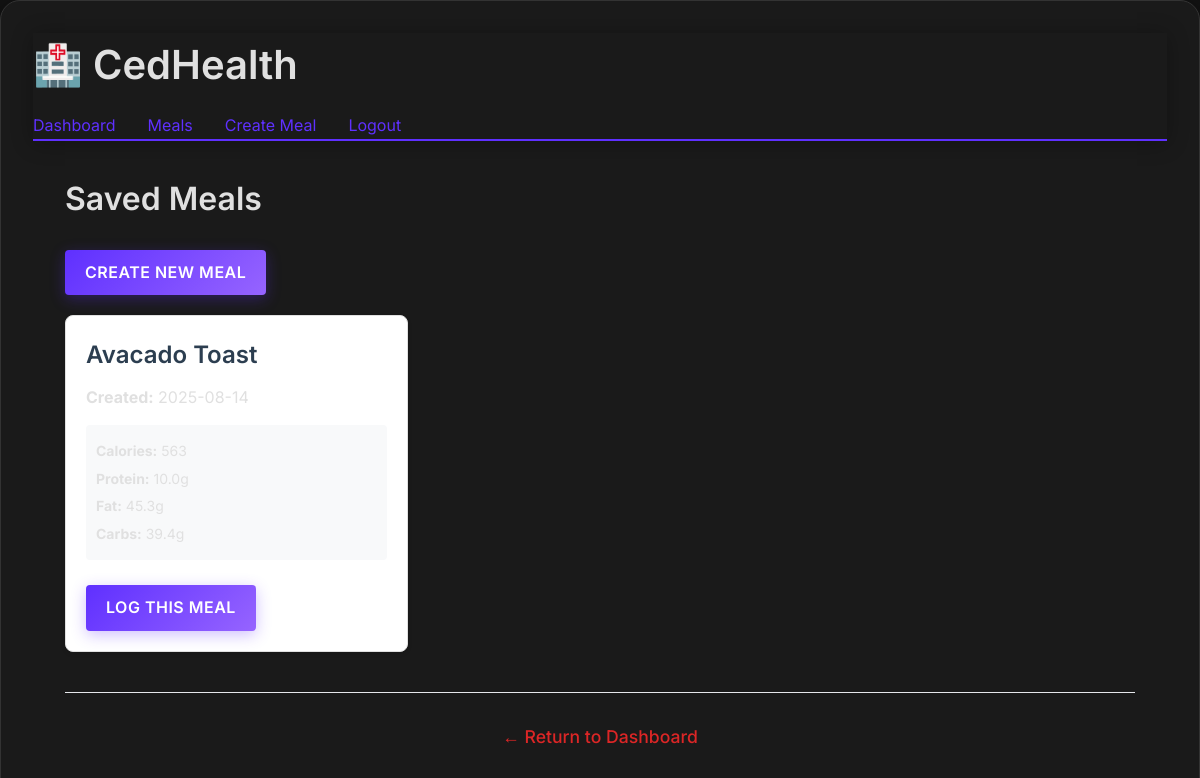
Screenshot of /saved_meals (signed in) with the database file from the repository.
### tables this page shows
CREATE TABLE saved_meals (
            id INTEGER PRIMARY KEY AUTOINCREMENT,
            user_id INTEGER,
            meal_name TEXT,
            created_date TEXT,
            FOREIGN KEY (user_id) REFERENCES users(id)
        );

### cedhealth_app.py (the view)
@app.route('/saved_meals')
def saved_meals():
    if 'user_id' not in session:
        return redirect(url_for('login'))
    conn = sqlite3.connect('cedhealth.db')
    c = conn.cursor()
    c.execute('''
        SELECT sm.id, sm.meal_name, sm.created_date,
               SUM(smi.calories) as total_calories,
               SUM(smi.protein) as total_protein,
               SUM(smi.fat) as total_fat,
               SUM(smi.carbs) as total_carbs
        FROM saved_meals sm
        LEFT JOIN saved_meal_items smi ON sm.id = smi.saved_meal_id
        WHERE sm.user_id = ?
        GROUP BY sm.id, sm.meal_name, sm.created_date
        ORDER BY sm.created_date DESC
    ''', (session['user_id'],))
    saved_meals_data = c.fetchall()
    conn.close()
    return render_template('saved_meals.html', saved_meals=saved_meals_data)

### templates/saved_meals.html (shortened to what this page needs)
<!DOCTYPE html>
<html lang="en">
<head>
    <link rel="stylesheet" href="{{ url_for('static', filename='style.css') }}">
</head>
<body>
    <div class="container">
        <nav class="navbar">
            <div class="nav-brand">
                <h1>🏥 CedHealth</h1>
            </div>
            <div class="nav-links">
                <a href="{{ url_for('dashboard') }}">Dashboard</a>
                <a href="{{ url_for('meals') }}">Meals</a>
                <a href="{{ url_for('create_meal') }}">Create Meal</a>
                <a href="{{ url_for('logout') }}">Logout</a>
            </div>
        </nav>
        <div class="content">
            <h2>Saved Meals</h2>
            <a href="{{ url_for('create_meal') }}" class="btn">Create New Meal</a>
            {% if saved_meals %}
                <div class="saved-meals-grid">
                    {% for meal in saved_meals %}
                        <div class="saved-meal-card">
                            <h3>{{ meal[1] }}</h3>
                            <p><strong>Created:</strong> {{ meal[2] }}</p>
                            <div class="nutrition-summary">
                                <p><strong>Calories:</strong> {{ "%.0f"|format(meal[3] or 0) }}</p>
                                <p><strong>Protein:</strong> {{ "%.1f"|format(meal[4] or 0) }}g</p>
                                <p><strong>Fat:</strong> {{ "%.1f"|format(meal[5] or 0) }}g</p>
                                <p><strong>Carbs:</strong> {{ "%.1f"|format(meal[6] or 0) }}g</p>
                            </div>
                            <a href="{{ url_for('log_saved_meal', saved_meal_id=meal[0]) }}" class="btn">Log This Meal</a>
                        </div>
                    {% endfor %}
                </div>
            {% else %}
                <p>No saved meals yet. <a href="{{ url_for('create_meal') }}">Create your first custom meal!</a></p>
            {% endif %}
            <div class="back-link">
                <a href="/dashboard">← Return to Dashboard</a>
            </div>
        </div>
    </div>
</body>
</html>

### static/style.css (style rules this page uses)
* { margin: 0; padding: 0; box-sizing: border-box; }
:root { --primary-bg: #121212; --secondary-bg: #1A1A1A; --tertiary-bg: #2A2A2A; --card-bg: #1A1A1A; --accent-color: #5f30ff; --accent-gradient: linear-gradient(135deg, #5f30ff 0%, #9664ff 100%); --accent-hover: #7c3aed; --text-primary: #e0e0e0; --text-secondary: #B8B8B8; --text-muted: #888888; --border-color: #333333; --shadow-light: rgba(95, 48, 255, 0.1); --shadow-medium: rgba(0, 0, 0, 0.3); --shadow-heavy: rgba(0, 0, 0, 0.5); --radius-sm: 8px; --radius-md: 12px; --radius-lg: 16px; --radius-xl: 20px; --space-xs: 0.5rem; --space-sm: 0.75rem; --space-md: 1rem; --space-lg: 1.5rem; --space-xl: 2rem; --space-2xl: 3rem; }
body { font-family: 'Inter', 'Poppins', -apple-system, BlinkMacSystemFont, 'Segoe UI', Roboto, sans-serif; line-height: 1.6; color: var(--text-primary); background-color: var(--primary-bg); min-height: 100vh; font-weight: 400; }
h1, h2, h3, h4, h5, h6 { font-weight: 600; margin-bottom: var(--space-md); color: var(--text-primary); font-family: 'Inter', sans-serif; }
h1 { font-size: 2.5rem; }
h2 { font-size: 2rem; }
h3 { font-size: 1.5rem; }
p, span, div, label, li, td, th { color: var(--text-primary); font-family: 'Inter', sans-serif; }
a { color: var(--accent-color); text-decoration: none; transition: color 0.3s ease; }
.btn { display: inline-flex; align-items: center; justify-content: center; padding: var(--space-md) var(--space-xl); font-size: 1rem; font-weight: 600; text-decoration: none; border: none; border-radius: var(--radius-md); cursor: pointer; transition: all 0.3s ease; white-space: nowrap; text-transform: uppercase; letter-spacing: 0.5px; font-family: 'Inter', sans-serif; }
.btn-primary, .btn { background: var(--accent-gradient); color: white; box-shadow: 0 4px 15px rgba(95, 48, 255, 0.3); }
.container { max-width: 1200px; margin: 0 auto; padding: var(--space-xl); background: var(--card-bg); border-radius: var(--radius-xl); box-shadow: 0 8px 32px var(--shadow-medium); border: 1px solid var(--border-color); }
.navbar { background: var(--secondary-bg); border-bottom: 2px solid var(--accent-color); box-shadow: 0 2px 20px var(--shadow-medium); position: sticky; top: 0; z-index: 100; }
.nav-links { display: flex; align-items: center; gap: var(--space-xl); }
.back-link { text-align: center; margin-top: var(--space-2xl); padding-top: var(--space-xl); border-top: 1px solid var(--border-color); }
.back-link a { color: var(--accent-color); text-decoration: none; font-weight: 500; transition: color 0.3s ease; font-size: 1.1rem; }
.content { padding: var(--space-xl); }

### templates/saved_meals.html (style rules this page uses)
.saved-meals-grid { display: grid; grid-template-columns: repeat(auto-fill, minmax(300px, 1fr)); gap: 20px; margin-top: 20px; }
.saved-meal-card { background: white; border-radius: 8px; padding: 20px; box-shadow: 0 2px 4px rgba(0,0,0,0.1); border: 1px solid #e0e0e0; }
.saved-meal-card h3 { color: #2c3e50; margin-bottom: 10px; }
.nutrition-summary { margin: 15px 0; padding: 10px; background: #f8f9fa; border-radius: 4px; }
.nutrition-summary p { margin: 5px 0; font-size: 14px; }
.btn { display: inline-block; padding: 10px 20px; background-color: #3498db; color: white; text-decoration: none; border-radius: 4px; border: none; cursor: pointer; margin-top: 10px; }
.back-link { text-align: center; margin-top: 40px; padding-top: 30px; border-top: 1px solid #e5e7eb; }
.back-link a { color: #dc2626; text-decoration: none; font-weight: 500; transition: color 0.3s ease; font-size: 1.1rem; }

### rows the page displays
saved_meals: meal_name "Avacado Toast", created_date "2025-08-14", meal "563", meal "10.0", meal "45.3", meal "39.4"
